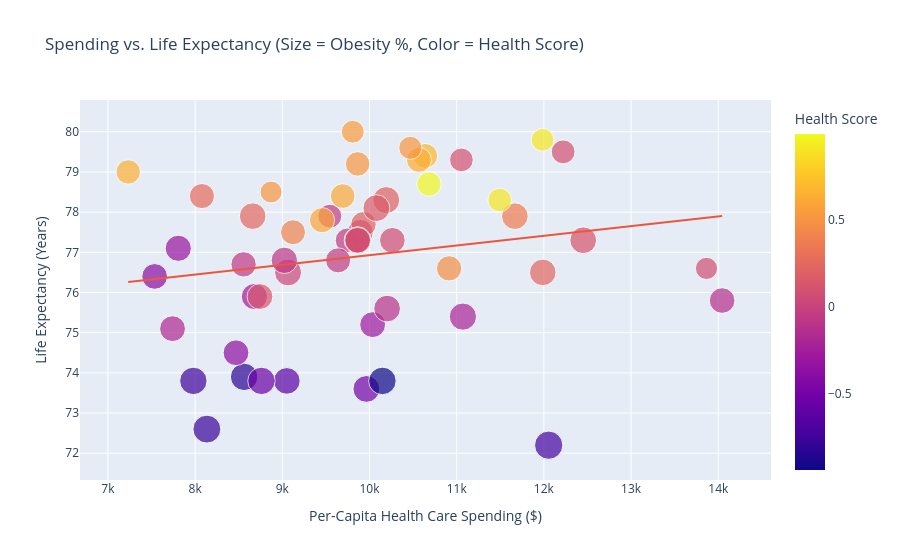

This figure's notebook cell:
### Markdown cell above
## Bivariate correlation

### Code cell
fig = px.scatter(
    df,
    x="Per-Capita Health Care Spending ($)",
    y="Life Expectancy (Years)",
    size="Adult Obesity (%)",
    color="Health Score",
    hover_name="State",
    trendline="ols",
    title="Spending vs. Life Expectancy (Size = Obesity %, Color = Health Score)",
)
fig.show()

### Figure 1 — Plotly figure (JSON) as saved in the notebook; plotly's stock layout.template omitted (floating-point values rounded to 4 significant figures)
{"data": [{"hovertemplate": "<b>%{hovertext}</b><br><br>Per-Capita Health Care Spending ($)=%{x}<br>Life Expectancy (Years)=%{y}<br>Adult Obesity (%)=%{marker.size}<br>Health Score=%{marker.color}<extra></extra>", "hovertext": ["Alabama", "Alaska", "Arizona", "Arkansas", "California", "Colorado", "Connecticut", "Delaware", "District of Columbia", "Florida", "Georgia", "Guam", "Hawaii", "Idaho", "Illinois", "Indiana", "Iowa", "Kansas", "Kentucky", "Louisiana", "Maine", "Maryland", "Massachusetts", "Michigan", "Minnesota", "Mississippi", "Missouri", "Montana", "Nebraska", "Nevada", "New Hampshire", "New Jersey", "New Mexico", "New York", "North Carolina", "North Dakota", "Ohio", "Oklahoma", "Oregon", "Pennsylvania", "Puerto Rico", "Rhode Island", "South Carolina", "South Dakota", "Tennessee", "Texas", "Utah", "Vermont", "Virgin Islands", "Virginia", "Washington", "West Virginia", "Wisconsin", "Wyoming", "🇺🇸 U.S. State and Territory Average"], "legendgroup": "", "marker": {"color": [-0.75, -0.13, -0.06, -0.83, 0.1, 0.51, 0.68, 0.23, 0.08, -0.05, -0.27, 0.08, 0.54, 0.26, -0.03, -0.21, 0.24, 0.03, -0.5, -0.94, 0.47, 0.59, 0.91, -0.08, 0.63, -0.77, -0.29, -0.05, 0.2, -0.39, 0.99, 0.51, -0.37, 0.09, 0.13, 0.37, -0.11, -0.62, 0.21, 0.07, 0.08, 0.51, -0.18, 0.12, -0.55, -0.32, 0.64, 0.91, 0.08, 0.4, 0.61, -0.73, 0.16, -0.04, 0.08], "coloraxis": "coloraxis", "size": [38.9, 34.0, 33.3, 38.9, 29.1, 25.0, 32.0, 36.6, 25.5, 29.6, 35.4, 40.2, 27.0, 32.7, 34.2, 38.4, 36.6, 37.6, 37.2, 39.2, 33.2, 32.7, 27.0, 36.1, 32.3, 40.4, 34.6, 31.0, 37.6, 34.2, 31.1, 27.7, 34.5, 29.5, 34.5, 36.8, 36.9, 36.8, 33.5, 34.2, 36.2, 31.1, 34.6, 37.0, 38.9, 35.6, 31.0, 29.0, 37.7, 32.3, 31.5, 41.4, 37.4, 32.5, 34.1], "sizemode": "area", "sizeref": 0.1035, "symbol": "circle"}, "mode": "markers", "name": "", "orientation": "v", "showlegend": false, "type": "scatter", "x": [7980.0, 14040.0, 8556.0, 8562.0, 11050.0, 8871.0, 10640.0, 11990.0, 13860.0, 9545.0, 8680.0, 9864.0, 9808.0, 8078.0, 9895.0, 11070.0, 8660.0, 9066.0, 9964.0, 10150.0, 10910.0, 9456.0, 11980.0, 9023.0, 10570.0, 8135.0, 10040.0, 9747.0, 10190.0, 7536.0, 10680.0, 10470.0, 8469.0, 12220.0, 8744.0, 11670.0, 10200.0, 9052.0, 9931.0, 10260.0, 9864.0, 9864.0, 7741.0, 12450.0, 8761.0, 7807.0, 7233.0, 11490.0, 9864.0, 9123.0, 9693.0, 12060.0, 10080.0, 9640.0, 9864.0], "xaxis": "x", "y": [73.8, 75.8, 76.7, 73.9, 79.3, 78.5, 79.4, 76.5, 76.6, 77.9, 75.9, 77.3, 80.0, 78.4, 77.5, 75.4, 77.9, 76.5, 73.6, 73.8, 76.6, 77.8, 79.8, 76.8, 79.3, 72.6, 75.2, 77.3, 78.3, 76.4, 78.7, 79.6, 74.5, 79.5, 75.9, 77.9, 75.6, 73.8, 77.7, 77.3, 77.3, 79.2, 75.1, 77.3, 73.8, 77.1, 79.0, 78.3, 77.3, 77.5, 78.4, 72.2, 78.1, 76.8, 77.3], "yaxis": "y"}, {"hovertemplate": "<b>OLS trendline</b><br>Life Expectancy (Years) = 0.00024132 * Per-Capita Health Care Spending ($) + 74.5171<br>R<sup>2</sup>=0.034122<br><br>Per-Capita Health Care Spending ($)=%{x}<br>Life Expectancy (Years)=%{y} <b>(trend)</b><extra></extra>", "legendgroup": "", "marker": {"symbol": "circle"}, "mode": "lines", "name": "", "showlegend": false, "type": "scatter", "x": [7233.0, 7536.0, 7741.0, 7807.0, 7980.0, 8078.0, 8135.0, 8469.0, 8556.0, 8562.0, 8660.0, 8680.0, 8744.0, 8761.0, 8871.0, 9023.0, 9052.0, 9066.0, 9123.0, 9456.0, 9545.0, 9640.0, 9693.0, 9747.0, 9808.0, 9864.0, 9864.0, 9864.0, 9864.0, 9864.0, 9895.0, 9931.0, 9964.0, 10040.0, 10080.0, 10150.0, 10190.0, 10200.0, 10260.0, 10470.0, 10570.0, 10640.0, 10680.0, 10910.0, 11050.0, 11070.0, 11490.0, 11670.0, 11980.0, 11990.0, 12060.0, 12220.0, 12450.0, 13860.0, 14040.0], "xaxis": "x", "y": [76.26, 76.34, 76.39, 76.4, 76.44, 76.47, 76.48, 76.56, 76.58, 76.58, 76.61, 76.61, 76.63, 76.63, 76.66, 76.69, 76.7, 76.7, 76.72, 76.8, 76.82, 76.84, 76.86, 76.87, 76.88, 76.9, 76.9, 76.9, 76.9, 76.9, 76.91, 76.91, 76.92, 76.94, 76.95, 76.97, 76.98, 76.98, 76.99, 77.04, 77.07, 77.08, 77.09, 77.15, 77.18, 77.19, 77.29, 77.33, 77.41, 77.41, 77.43, 77.47, 77.52, 77.86, 77.91], "yaxis": "y"}], "layout": {"coloraxis": {"colorbar": {"title": {"text": "Health Score"}}, "colorscale": [[0, "#0d0887"], [0.1111, "#46039f"], [0.2222, "#7201a8"], [0.3333, "#9c179e"], [0.4444, "#bd3786"], [0.5556, "#d8576b"], [0.6667, "#ed7953"], [0.7778, "#fb9f3a"], [0.8889, "#fdca26"], [1, "#f0f921"]]}, "legend": {"itemsizing": "constant", "tracegroupgap": 0}, "title": {"text": "Spending vs. Life Expectancy (Size = Obesity %, Color = Health Score)"}, "xaxis": {"anchor": "y", "domain": [0, 1], "title": {"text": "Per-Capita Health Care Spending ($)"}}, "yaxis": {"anchor": "x", "domain": [0, 1], "title": {"text": "Life Expectancy (Years)"}}}}
